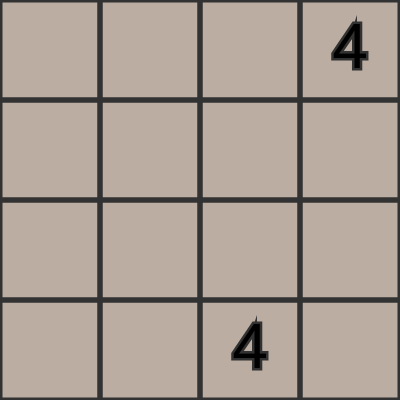
Frame 1 (no input)
Frame 60 (no input): identical to frame 1, image omitted
Frame 120 (the mouse pressed at the canvas centre since frame 60): identical to frame 1, image omitted

The p5.js sketch that drew this single still picture (run headless with seeded random() and noise() and a simulated clock; from frame 60 on, the mouse is pressed at the canvas centre):

// p5.js sketch
// ── sketch.js
let grid;

//BlankGrid
function blankGrid() {
    return [
        [0, 0, 0, 0],
        [0, 0, 0, 0],
        [0, 0, 0, 0],
        [0, 0, 0, 0]
    ];
}

//Create 4 arrays
function setup() {
    createCanvas(400, 400);
    grid = blankGrid();
    //Add number into table 
    addNumber(); //one number
    addNumber(); //two number
    console.table(grid);
}
//Add random number 2 or 4 into table
function addNumber() {
    let options = [];
    for (let i = 0; i < 4; i++) {
        for (let j = 0; j < 4; j++) {
            if (grid[i][j] === 0) {
                options.push({
                    x: i,
                    y: j
                })
            }
        }
    }

    if (options.length > 0);

    let spot = random(options);
    let r = random(1);
    grid[spot.x][spot.y] = r > 0.5 ? 2 : 4;
}
//Draw it
function draw() {
    background(187,173,161); 
    let w = 100;
    for (let i = 0; i < 4; i++) {
        for (let j = 0; j < 4; j++) {
            noFill();
            strokeWeight(5);
            stroke(50);
            rect(i * w, j * w, w, w); // Draw a rectangle at location (i*w, j*w) with a width and height of w.
            let value = grid[i][j];
            if (grid[i][j] !== 0) {
                textAlign(CENTER, CENTER);
                textSize(64);
                fill(0);
                text(value, i * w + w / 2, j * w + w / 2); //center of textbox
            }
        }
    }
}

// ── const.js
let colors = {
    "0": {
        size: 50,
        color: "rgba(187, 173, 160, 0.4)"
    },
    "2": {
        size: 50,
        color: "#eee4da"
    },
    "4": {
        size: 50,
        color: "#ede0c8"
    },
    "8": {
        size: 50,
        color: "#f2b179"
    },
    "16": {
        size: 50,
        color: "#f59563"
    },
    "32": {
        size: 50,
        color: "#f67c5f"
    },
    "64": {
        size: 50,
        color: "#f65e3b"
    },
    "128": {
        size: 36,
        color: "#edcf72"
    },
    "256": {
        size: 36,
        color: "#edcc61"
    },
    "512": {
        size: 36,
        color: "#edc850"
    },
    "1024": {
        size: 20,
        color: "#edc53f"
    },
    "2048": {
        size: 20,
        color: "#edc22e"
    },

}
// ── gameState.js
function isGameWon() {
    for (let i = 0; i < 4; i++) {
        for (let j = 0; j < 4; j++) {
            if(grid[i][j] == 2048) {
                return true;
            }
        }
    } 
    return false;   
}

function isGameOver() {
    for (let i = 0; i < 4; i++) {
        for (let j = 0; j < 4; j++) {
            if (grid[i][j] == 0) {
                return false;
            }

            if (i !== 3 && grid[i][j] === grid[i + 1][j]) {
                return false;
            }

            if (j !== 3 && grid[i][j] === grid[i][j + 1]) {
                return false;
            }
        }
    }
    return true;
}
